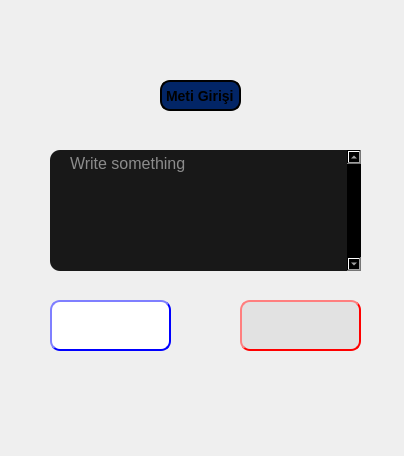
<?xml version="1.0" encoding="UTF-8"?>
<ui version="4.0">
 <class>MainWindow</class>
 <widget class="QMainWindow" name="MainWindow">
  <property name="geometry">
   <rect>
    <x>0</x>
    <y>0</y>
    <width>404</width>
    <height>456</height>
   </rect>
  </property>
  <property name="windowTitle">
   <string>MainWindow</string>
  </property>
  <property name="styleSheet">
   <string notr="true">background:url(C:/Users/user/Desktop/gitar.jpg);</string>
  </property>
  <property name="toolButtonStyle">
   <enum>Qt::ToolButtonTextOnly</enum>
  </property>
  <property name="animated">
   <bool>true</bool>
  </property>
  <property name="tabShape">
   <enum>QTabWidget::Rounded</enum>
  </property>
  <property name="dockNestingEnabled">
   <bool>false</bool>
  </property>
  <property name="unifiedTitleAndToolBarOnMac">
   <bool>false</bool>
  </property>
  <widget class="QWidget" name="centralwidget">
   <widget class="QTextEdit" name="sentence">
    <property name="geometry">
     <rect>
      <x>50</x>
      <y>150</y>
      <width>311</width>
      <height>121</height>
     </rect>
    </property>
    <property name="font">
     <font>
      <family>System</family>
      <pointsize>12</pointsize>
      <weight>9</weight>
      <italic>false</italic>
      <bold>false</bold>
     </font>
    </property>
    <property name="contextMenuPolicy">
     <enum>Qt::DefaultContextMenu</enum>
    </property>
    <property name="acceptDrops">
     <bool>true</bool>
    </property>
    <property name="styleSheet">
     <string notr="true">border-radius: 10px;
color:#FFF;
background:black rgba(0,0,0,0.9);
padding-left: 16px;
font: 75 12pt &quot;System&quot;;</string>
    </property>
    <property name="verticalScrollBarPolicy">
     <enum>Qt::ScrollBarAlwaysOn</enum>
    </property>
    <property name="html">
     <string>&lt;!DOCTYPE HTML PUBLIC &quot;-//W3C//DTD HTML 4.0//EN&quot; &quot;http://www.w3.org/TR/REC-html40/strict.dtd&quot;&gt;
&lt;html&gt;&lt;head&gt;&lt;meta name=&quot;qrichtext&quot; content=&quot;1&quot; /&gt;&lt;style type=&quot;text/css&quot;&gt;
p, li { white-space: pre-wrap; }
&lt;/style&gt;&lt;/head&gt;&lt;body style=&quot; font-family:'System'; font-size:12pt; font-weight:72; font-style:normal;&quot;&gt;
&lt;p style=&quot;-qt-paragraph-type:empty; margin-top:0px; margin-bottom:-2px; margin-left:0px; margin-right:15px; -qt-block-indent:0; text-indent:0px; line-height:10px; background-color:transparent;&quot;&gt;&lt;br /&gt;&lt;/p&gt;&lt;/body&gt;&lt;/html&gt;</string>
    </property>
    <property name="cursorWidth">
     <number>1</number>
    </property>
    <property name="placeholderText">
     <string>Write something</string>
    </property>
   </widget>
   <widget class="QLabel" name="label">
    <property name="geometry">
     <rect>
      <x>160</x>
      <y>80</y>
      <width>81</width>
      <height>31</height>
     </rect>
    </property>
    <property name="font">
     <font>
      <pointsize>-1</pointsize>
      <weight>75</weight>
      <italic>false</italic>
      <bold>true</bold>
     </font>
    </property>
    <property name="styleSheet">
     <string notr="true">font:bold 14px;
color:black;
background:rgb(2, 37, 102);
border-style: outset;
border-width:2px;
border-radius:10px;</string>
    </property>
    <property name="text">
     <string>Meti Girişi</string>
    </property>
   </widget>
   <widget class="QPushButton" name="createbutton">
    <property name="geometry">
     <rect>
      <x>50</x>
      <y>300</y>
      <width>121</width>
      <height>51</height>
     </rect>
    </property>
    <property name="cursor">
     <cursorShape>PointingHandCursor</cursorShape>
    </property>
    <property name="mouseTracking">
     <bool>false</bool>
    </property>
    <property name="tabletTracking">
     <bool>false</bool>
    </property>
    <property name="styleSheet">
     <string notr="true">border-style: outset;
border-width:2px;
border-radius:10px;
border-color:blue;
background:white;</string>
    </property>
    <property name="text">
     <string/>
    </property>
    <property name="icon">
     <iconset>
      <normaloff>images.ico</normaloff>images.ico</iconset>
    </property>
    <property name="iconSize">
     <size>
      <width>100</width>
      <height>100</height>
     </size>
    </property>
    <property name="checkable">
     <bool>true</bool>
    </property>
    <property name="checked">
     <bool>false</bool>
    </property>
    <property name="autoRepeat">
     <bool>false</bool>
    </property>
    <property name="autoExclusive">
     <bool>false</bool>
    </property>
    <property name="autoRepeatDelay">
     <number>300</number>
    </property>
    <property name="autoDefault">
     <bool>false</bool>
    </property>
    <property name="default">
     <bool>true</bool>
    </property>
    <property name="flat">
     <bool>false</bool>
    </property>
   </widget>
   <widget class="QPushButton" name="playbutton">
    <property name="geometry">
     <rect>
      <x>240</x>
      <y>300</y>
      <width>121</width>
      <height>51</height>
     </rect>
    </property>
    <property name="cursor">
     <cursorShape>PointingHandCursor</cursorShape>
    </property>
    <property name="focusPolicy">
     <enum>Qt::WheelFocus</enum>
    </property>
    <property name="styleSheet">
     <string notr="true">border-style: outset;
border-width:2px;
border-radius:10px;
border-color:red;
background:rgb(226, 226, 226);</string>
    </property>
    <property name="text">
     <string/>
    </property>
    <property name="icon">
     <iconset>
      <normaloff>images-_1_0.ico</normaloff>images-_1_0.ico</iconset>
    </property>
    <property name="iconSize">
     <size>
      <width>50</width>
      <height>100</height>
     </size>
    </property>
    <property name="checkable">
     <bool>true</bool>
    </property>
    <property name="checked">
     <bool>false</bool>
    </property>
    <property name="autoRepeat">
     <bool>false</bool>
    </property>
    <property name="autoExclusive">
     <bool>false</bool>
    </property>
    <property name="autoRepeatDelay">
     <number>300</number>
    </property>
    <property name="autoDefault">
     <bool>false</bool>
    </property>
    <property name="default">
     <bool>true</bool>
    </property>
    <property name="flat">
     <bool>false</bool>
    </property>
   </widget>
  </widget>
 </widget>
 <resources/>
 <connections/>
</ui>
